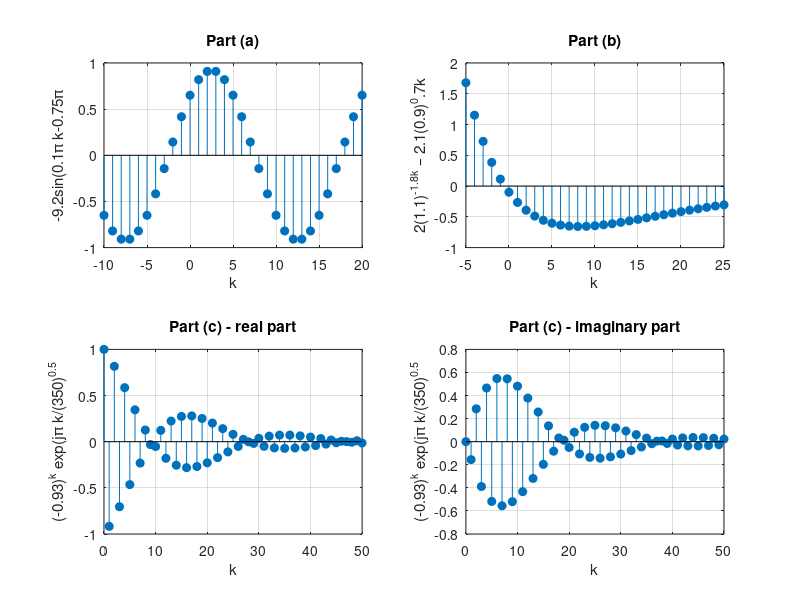

Write MATLAB code to recreate this figure.
%%  Part(a)
k  = [-10:20];
f1 = -0.92 * sin(0.1*pi*k - 3*pi/4) ;
% plot function 1
subplot(2,2,1), stem(k, f1, 'filled'), grid
xlabel('k')	
ylabel('-9.2sin(0.1\pi k-0.75\pi')
title('Part (a)')

%%  Part(b)
k  = [-5:25];
f2 = 2 * 1.1.^(-1.8*k) - 2.1 * 0.9.^(0.7*k);
subplot(2,2,2), stem(k, f2, 'filled'), grid
xlabel('k')
ylabel('2(1.1)^{-1.8k} – 2.1(0.9)^0.7k')
title('Part (b)')

%%  Part(c)
k  = [0:50];
f3 = (-0.93).^k .* exp(j*pi*k/sqrt(350));
subplot(2,2,3), stem(k, real(f3), 'filled'), grid
xlabel('k')
ylabel('(-0.93)^k exp(j\pi k/(350)^{0.5}')
title('Part (c) - real part')
  
%
subplot(2,2,4), stem(k, imag(f3), 'filled'), grid
xlabel('k')
ylabel('(-0.93)^k exp(j\pi k/(350)^{0.5}')
title('Part (c) - imaginary part')
print -dtiff plot.tiff
